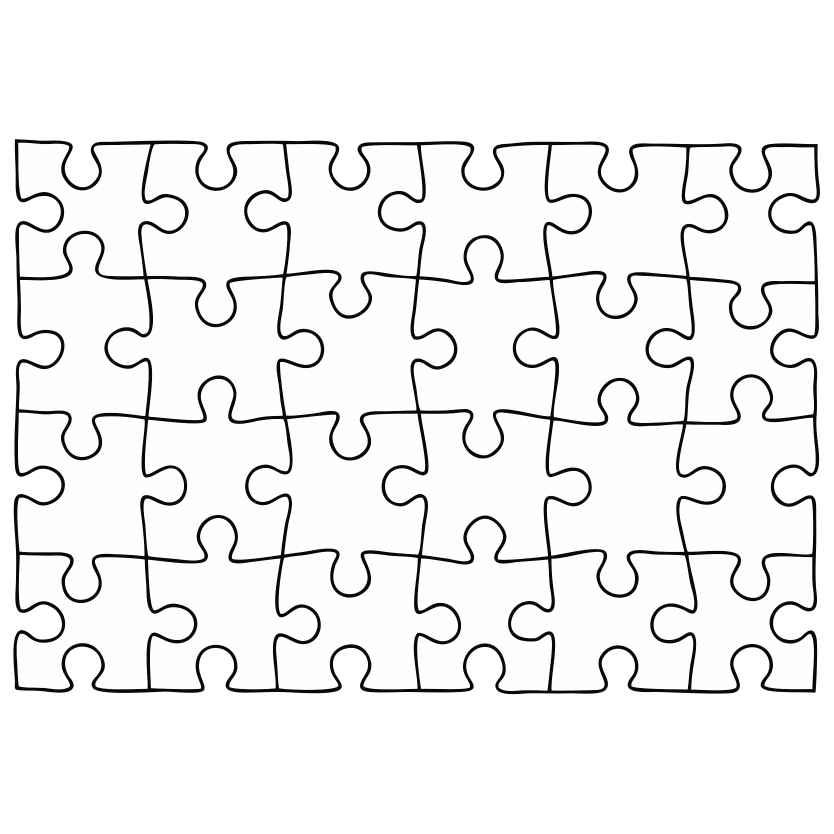
#> input picture images/Puzzle_Master.png, 2500 x 2500 px (shown at 1/3 size)
$ python puzzle_match.py images/Puzzle_Master.png images/Puzzle_Sub.png   (Python 2 division)
#> lines starting #> are read from the running program, lines starting #| are printed output that depends on the picture; after the words box and inside, x2 and y2 are one past the last pixel; in counts of white or black regions, pixels touching at a corner belong together; long printed decimals are rounded
# To find the closest matching region in puzzle_master, a straightforward way is to using puzzle_sub as a template and apply template matching, the region that gets the largest matching score should be the closest matching region.

import sys
import cv2
import numpy as np

# load the puzzle_master and puzzle_sub image
master = cv2.imread(sys.argv[1], cv2.IMREAD_GRAYSCALE)
#> master is the input picture: shape (2500, 2500); min 8, max 255, mean 239.7
sub = cv2.imread(sys.argv[2], cv2.IMREAD_GRAYSCALE)
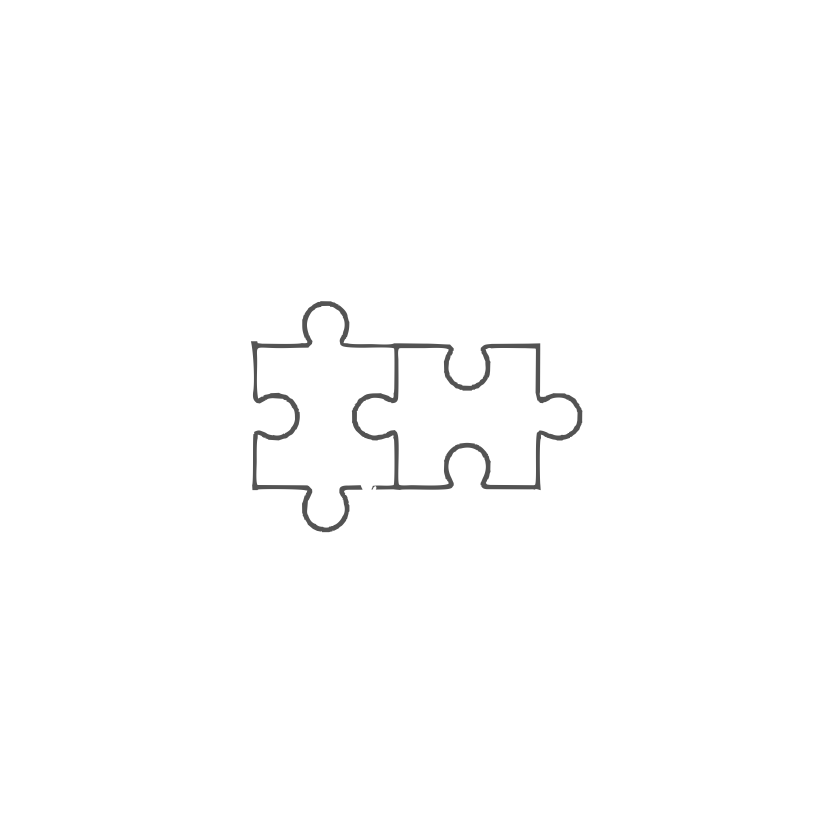
#> input picture images/Puzzle_Sub.png, 2500 x 2500 px (shown at 1/3 size)
#> sub is the input picture: shape (2500, 2500); min 83, max 255, mean 253.3

# resize image: smaller side of master to 400
h, w = master.shape
#> h = 2500; w = 2500
scale = 400.0 / min(h, w)
#> scale = 0.16
master = cv2.resize(master, (int(w*scale), int(h*scale)))
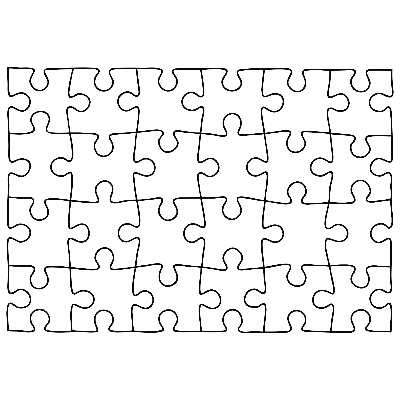
#> master: shape (400, 400); min 8, max 255, mean 239.8
sub = cv2.resize(sub, (int(sub.shape[1]*scale), int(sub.shape[0]*scale)))
#> sub: shape (400, 400)

master = (master < 128).astype(np.uint8)
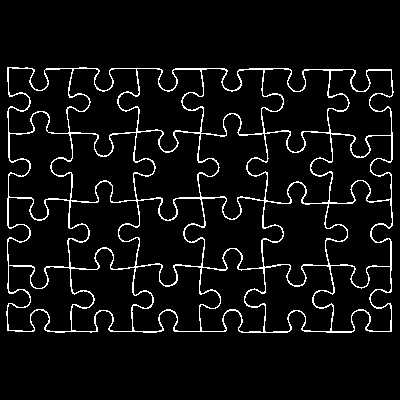
#> master: shape (400, 400); values 0 (black) and 1 (white), 5.9% white in thin lines or dots, all inside (x1, y1, x2, y2) = (6, 67, 394, 333)
sub = (sub < 128).astype(np.uint8)
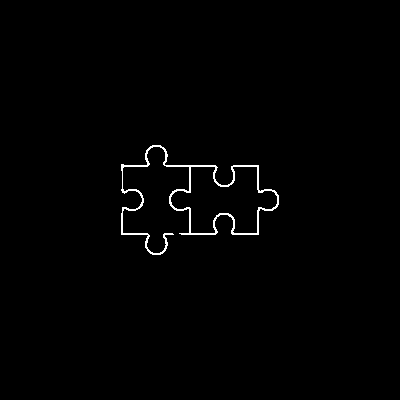
#> sub: shape (400, 400); values 0 (black) and 1 (white), 0.92% white in thin lines or dots, all inside (x1, y1, x2, y2) = (121, 145, 279, 255)

# dilate puzzle_master so that puzzle_sub with some minor shape mismatch could still fit in
kernel = np.ones((9, 9), np.uint8)
master = cv2.dilate(master, kernel, iterations=1)
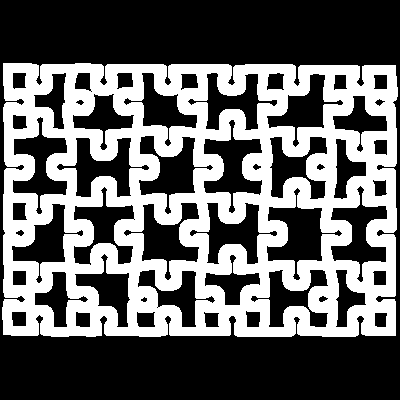
#> master: shape (400, 400); values 0 (black) and 1 (white), 39.6% white; 1 white region, box (x1, y1, x2, y2) and area: (2, 63, 398, 337) 63423

# remove the surrounding zero pixel of puzzle_sub
hs = np.sum(sub, axis=1)
#> hs = 400 values, max 106 at index 165, min 0 at index 0, mean 3.7
ws = np.sum(sub, axis=0)
#> ws = 400 values, max 57 at index 122, min 0 at index 0, mean 3.7
h_axis = np.where(hs > 0)[0]
#> h_axis = 110 values from 145 to 254
w_axis = np.where(ws > 0)[0]
#> w_axis = 158 values from 121 to 278
h1, h2 = h_axis[0], h_axis[-1]
#> h1 = 145; h2 = 254
w1, w2 = w_axis[0], w_axis[-1]
#> w1 = 121; w2 = 278
sub = sub[h1:h2+1, w1:w2+1]
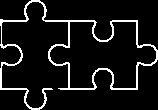
#> sub: shape (110, 158); values 0 (black) and 1 (white), 8.5% white in thin lines or dots

# if we can rotate puzzle_sub to fit in puzzle_master, we should consider it
def gen_filter(sub, angle):
    h, w = sub.shape
    if angle == 0:     ### rotate 0
        filter = sub
    elif angle == 90:  ### rotate 90
        filter = np.zeros((w, h), dtype=np.uint8)
        for i in range(w):
            for j in range(h):
                filter[i, j] = sub[j, w-1-i]
    elif angle == 180: ### rotate 180
        filter = np.zeros((h, w), dtype=np.uint8)
        for i in range(h):
            for j in range(w):
                filter[i, j] = sub[h-1-i, w-1-j]
    elif angle == 270: ### rotate 270
        filter = np.zeros((w, h), dtype=np.uint8)
        for i in range(w):
            for j in range(h):
                filter[i, j] = sub[h-1-j, i]
    return filter

# match master with sub using template matching
def puzzle_match(master, sub):
    max_xy, max_v, max_p = (-1, -1), -1, -1
    # rotate Puzzle_Sub (4) or not (1)
    for k in range(1):
        filter = gen_filter(sub, 90*k)
        res = cv2.matchTemplate(master, filter, cv2.TM_CCORR_NORMED)
        ind = np.unravel_index(np.argmax(res, axis=None), res.shape)
        if max_v < res[ind]:
            max_v = res[ind]
            max_xy = ind
            max_p = k
#> this loop made 1 pass
#> (max_v, max_xy) on pass 1: (0.377, (113, 3))
#> pass 1, in puzzle_match, `res = cv2.matchTemplate(master, filter, cv2.TM_CCORR_NORMED)`:
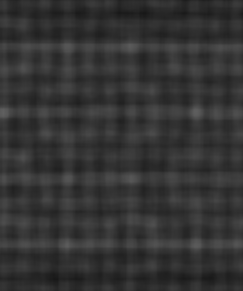
#> res: shape (291, 243) float32; min 0.0941, max 0.377, mean 0.205
#> after the loop, max_p = 0; max_v = 0.377
    return max_v, max_xy, max_p

max_v, max_xy, max_p = puzzle_match(master, sub)
#> max_v = 0.377; max_xy = (113, 3); max_p = 0
print max_v, max_xy, max_p
#| 0.3769 (113, 3) 0

# draw the matching result
y, x = max_xy
#> y = 113; x = 3
filter = gen_filter(sub, max_p*90)
master = cv2.imread(sys.argv[1], 1)
py, px = np.where(filter)
#> py = 1480 values from 0 to 109; px = 1480 values, max 157 at index 712, min 0 at index 109, mean 70.15
for i in range(px.shape[0]):
    cv2.circle(master, (int((x+px[i])/scale), int((y+py[i])/scale)), 3, (0, 0, 255))
#> master: shape (2500, 2500, 3)
cv2.imwrite('match_res.jpg', master)
